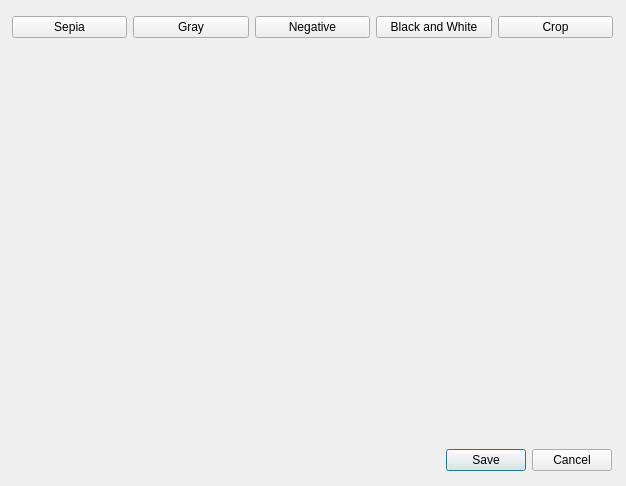
<?xml version="1.0" encoding="UTF-8"?>
<ui version="4.0">
 <class>Dialog</class>
 <widget class="QDialog" name="Dialog">
  <property name="windowModality">
   <enum>Qt::WindowModal</enum>
  </property>
  <property name="geometry">
   <rect>
    <x>0</x>
    <y>0</y>
    <width>626</width>
    <height>486</height>
   </rect>
  </property>
  <property name="windowTitle">
   <string>Dialog</string>
  </property>
  <widget class="QLabel" name="editorLabel">
   <property name="geometry">
    <rect>
     <x>12</x>
     <y>49</y>
     <width>591</width>
     <height>371</height>
    </rect>
   </property>
   <property name="text">
    <string/>
   </property>
  </widget>
  <widget class="QWidget" name="">
   <property name="geometry">
    <rect>
     <x>11</x>
     <y>445</y>
     <width>601</width>
     <height>30</height>
    </rect>
   </property>
   <layout class="QHBoxLayout" name="horizontalLayout">
    <item>
     <spacer name="horizontalSpacer">
      <property name="orientation">
       <enum>Qt::Horizontal</enum>
      </property>
      <property name="sizeHint" stdset="0">
       <size>
        <width>399</width>
        <height>20</height>
       </size>
      </property>
     </spacer>
    </item>
    <item>
     <widget class="QPushButton" name="savePushButton">
      <property name="text">
       <string>Save</string>
      </property>
     </widget>
    </item>
    <item>
     <widget class="QPushButton" name="cancelPushButton">
      <property name="text">
       <string>Cancel</string>
      </property>
     </widget>
    </item>
   </layout>
  </widget>
  <widget class="QWidget" name="">
   <property name="geometry">
    <rect>
     <x>12</x>
     <y>12</y>
     <width>601</width>
     <height>30</height>
    </rect>
   </property>
   <layout class="QHBoxLayout" name="horizontalLayout_2">
    <item>
     <widget class="QPushButton" name="sepiaPushButton">
      <property name="text">
       <string>Sepia</string>
      </property>
     </widget>
    </item>
    <item>
     <widget class="QPushButton" name="grayPushButton">
      <property name="text">
       <string>Gray</string>
      </property>
     </widget>
    </item>
    <item>
     <widget class="QPushButton" name="negaitvePushButton">
      <property name="text">
       <string>Negative</string>
      </property>
     </widget>
    </item>
    <item>
     <widget class="QPushButton" name="blackAndWhitePushButton">
      <property name="text">
       <string>Black and White</string>
      </property>
     </widget>
    </item>
    <item>
     <widget class="QPushButton" name="cropPushButton">
      <property name="text">
       <string>Crop</string>
      </property>
     </widget>
    </item>
   </layout>
  </widget>
 </widget>
 <resources/>
 <connections/>
</ui>
